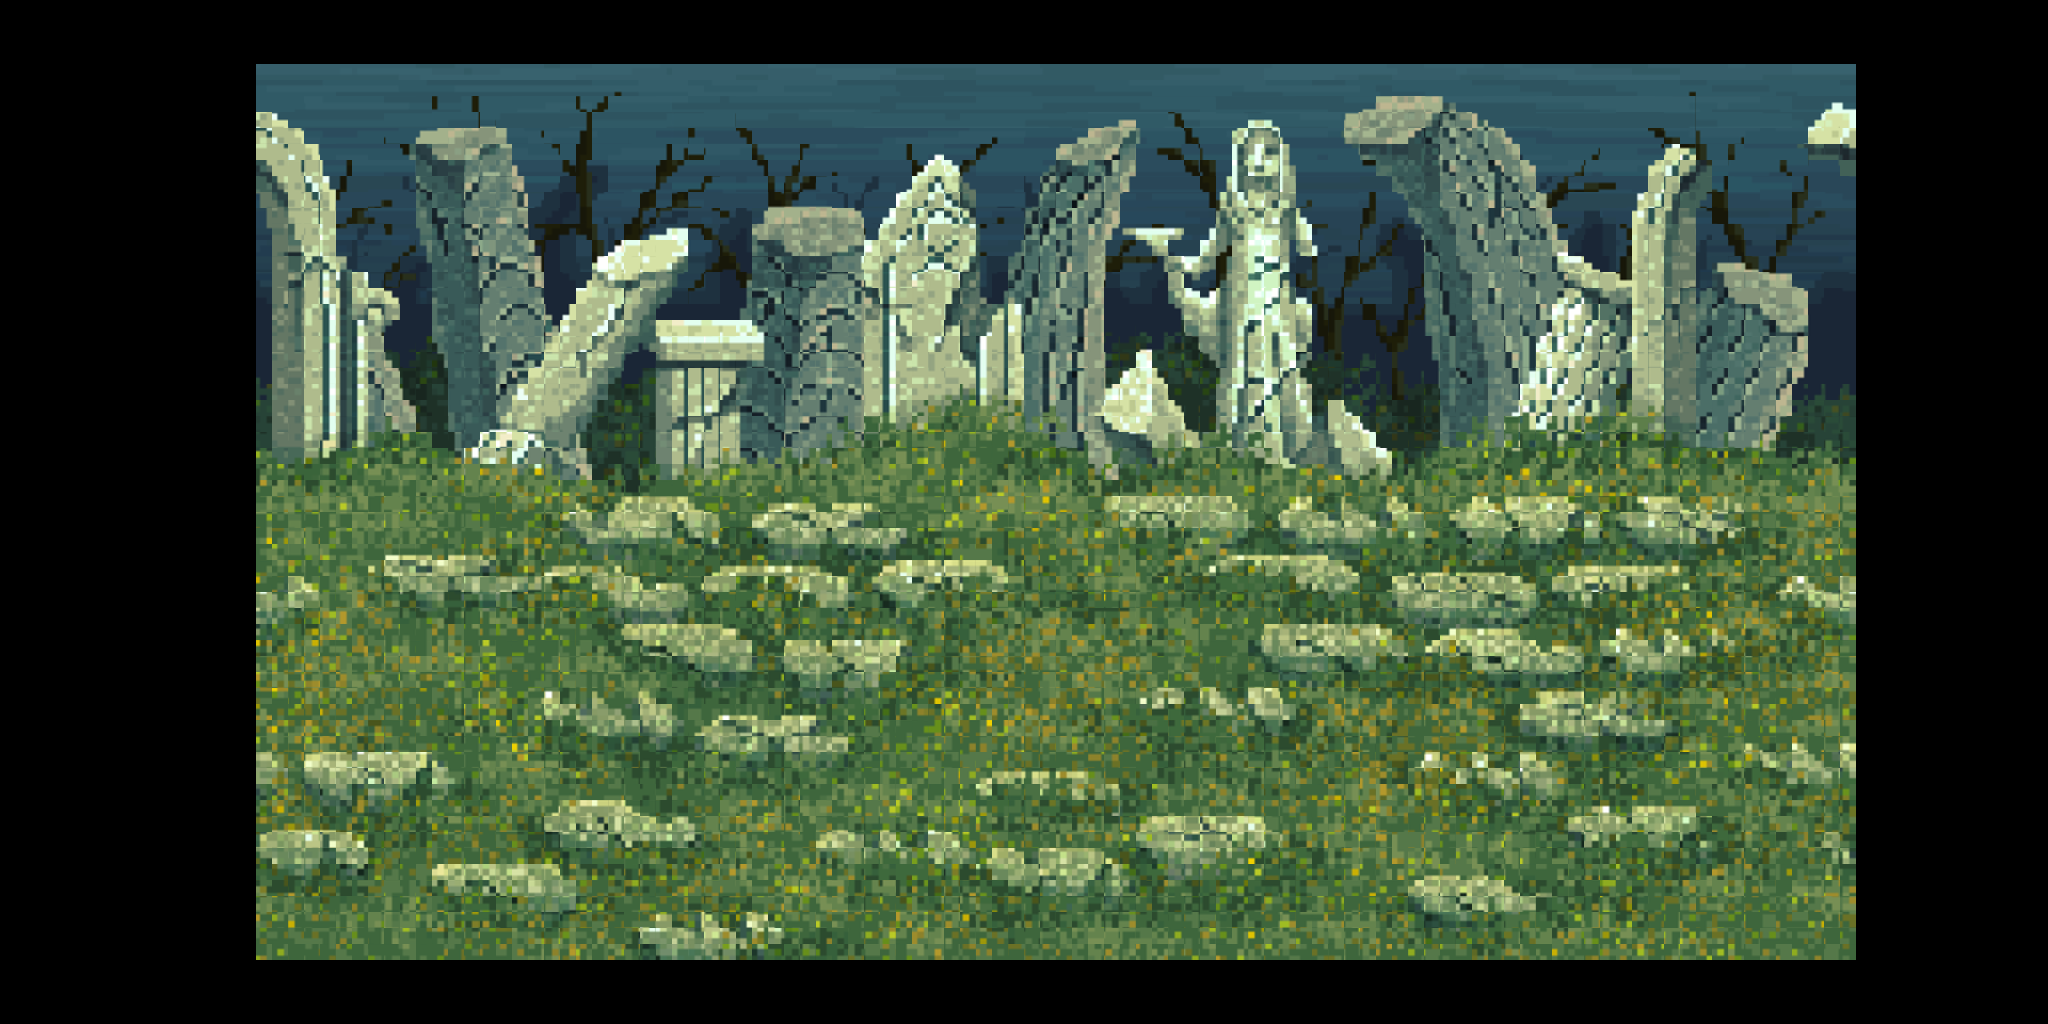

A 2D game scene composited from a Tiled map and its tileset images. What follows is a short description and the map's XML, with each tile layer's data collapsed to a summary:
An orthogonal 128x64 tile map with 16x16 px tiles, 1 tile layer (Tile Layer 1) and 5 objects (SetCamera2, SetMagia, SetReid, SetCombatEnemy1, SetCombatEnemy2).

<map version="1.10" tiledversion="1.11.2" orientation="orthogonal" renderorder="right-down" width="128" height="64" tilewidth="16" tileheight="16" infinite="0" nextlayerid="3" nextobjectid="6">
 <tileset firstgid="1" name="Battleground1" tilewidth="16" tileheight="16" spacing="16" margin="16" tilecount="5600" columns="100">
  <image source="Battleground1.png" trans="000000" width="3200" height="1801" />
 </tileset>
 <layer id="1" name="Tile Layer 1" width="128" height="64">
  <data>[8192 cells, 5600 non-empty, 5600 distinct tile ids]</data>
 </layer>
 <objectgroup id="2" name="Object Layer 1">
  <object id="1" name="Setcamera2" type="SetCamera2" x="1044.42" y="504.182">
   <point />
  </object>
  <object id="2" type="SetMagia" x="1406" y="589.333">
   <point />
  </object>
  <object id="3" type="SetReid" x="1282.67" y="446.667">
   <point />
  </object>
  <object id="4" type="SetCombatEnemy1" x="569.333" y="66">
   <point />
  </object>
  <object id="5" type="SetCombatEnemy2" x="341.333" y="262.667">
   <point />
  </object>
 </objectgroup>
</map>
